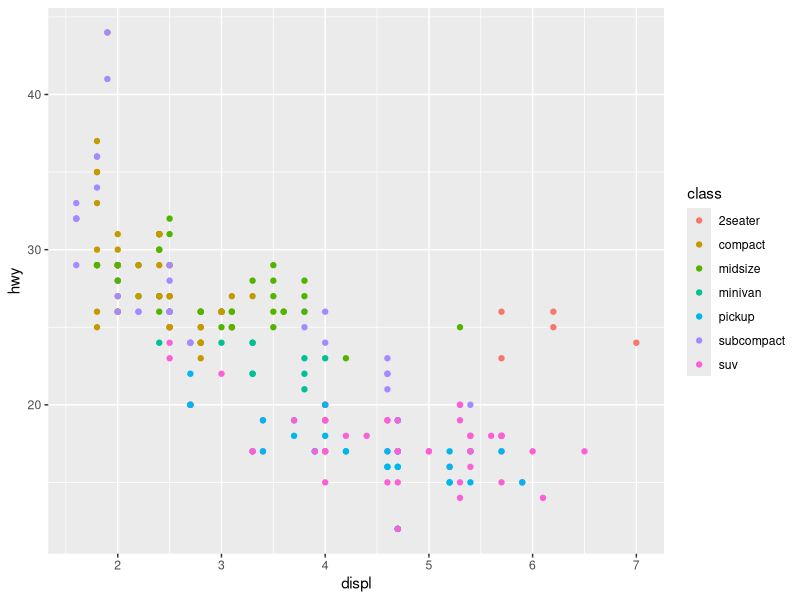
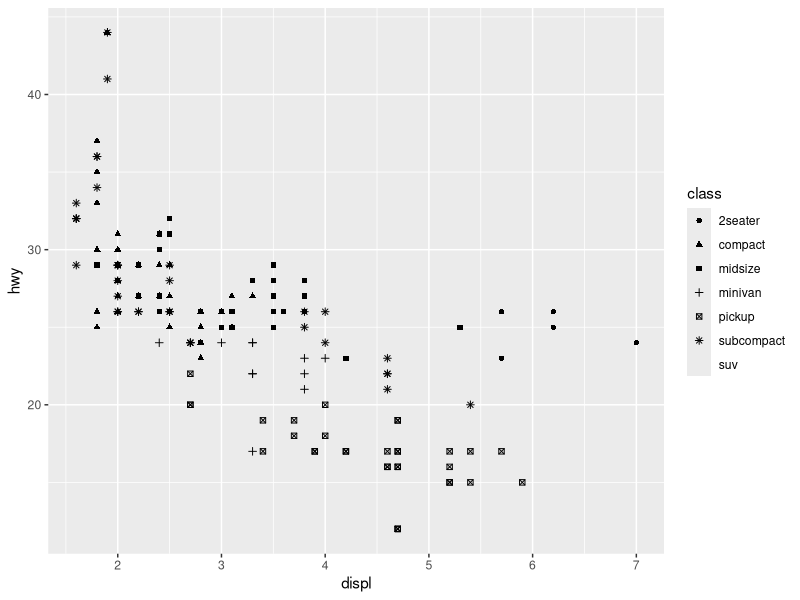
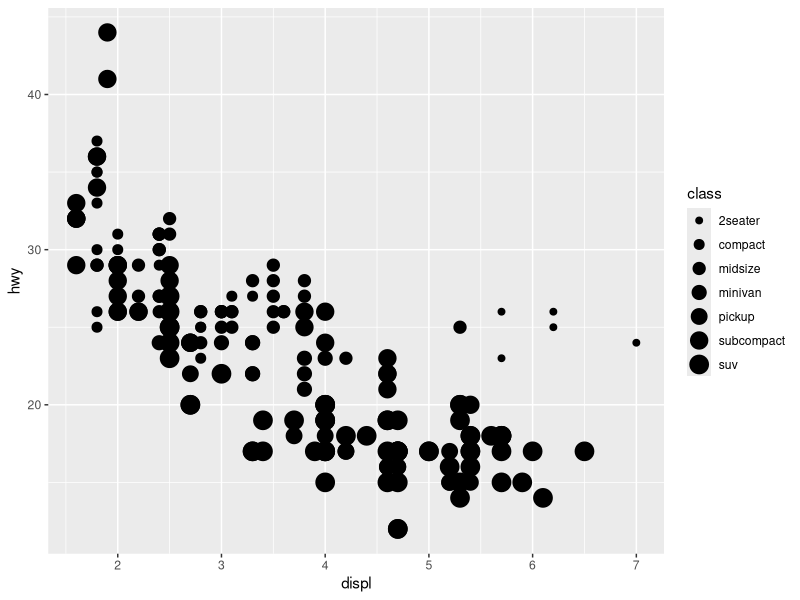
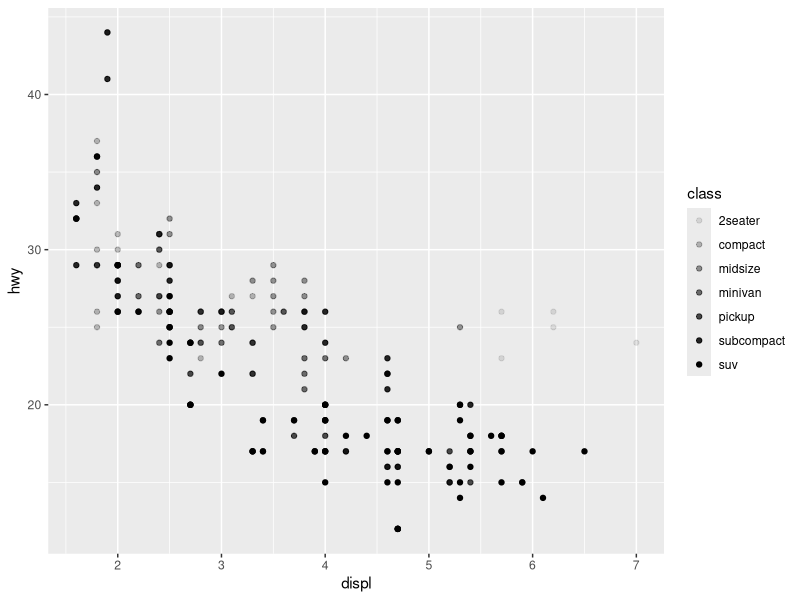
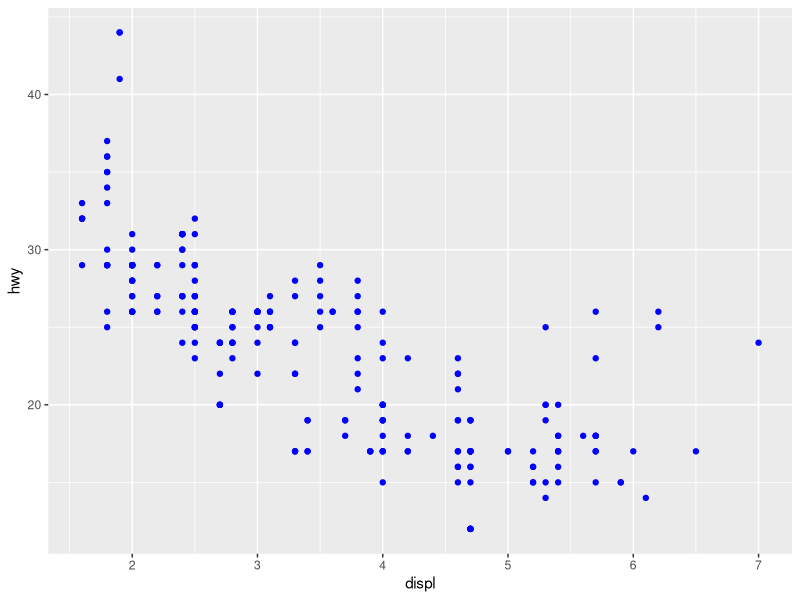
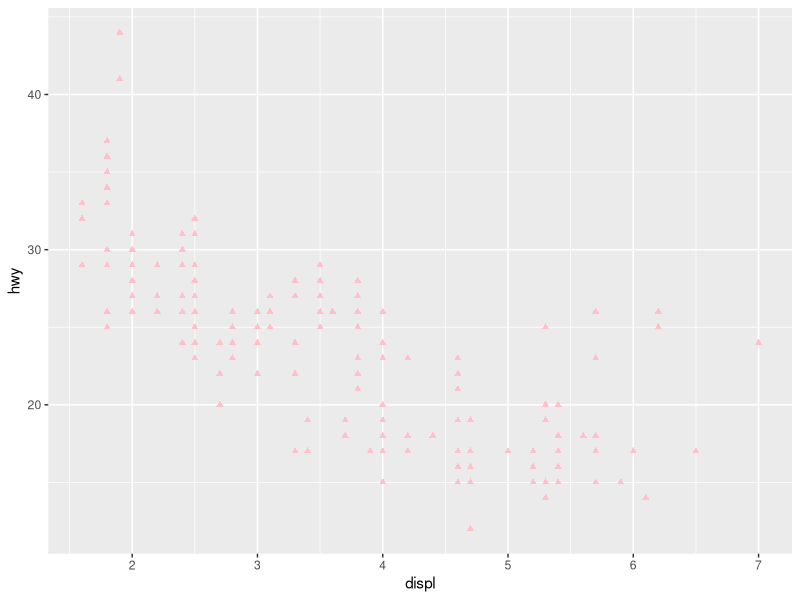
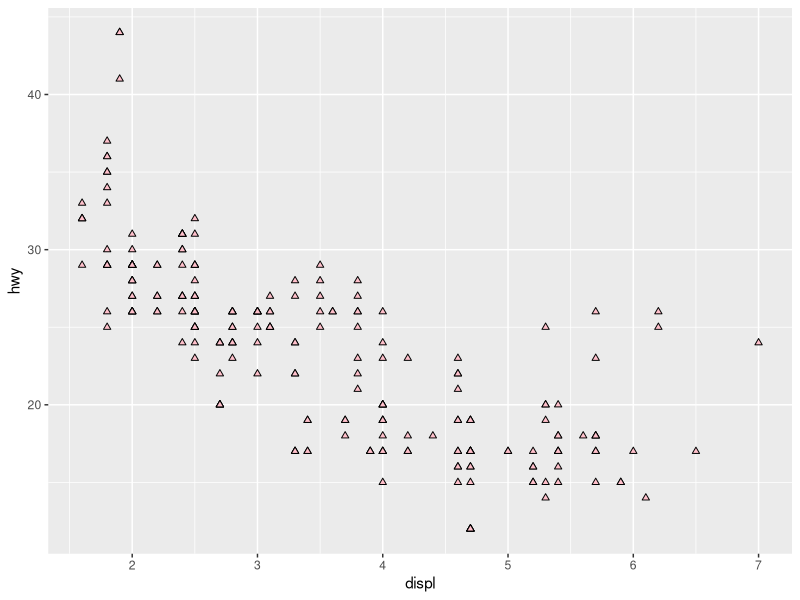
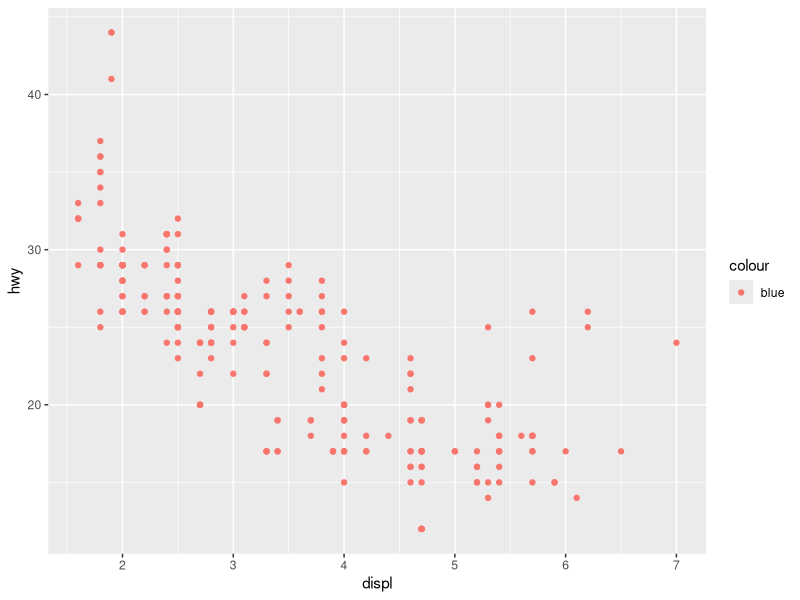

These charts were generated, in order, by the following R code:
library("tidyverse")

# plots showing relationship between engine size (displacement), highway fuel efficiency, and type of car
ggplot(mpg, aes(x = displ, y = hwy, color = class)) +
  geom_point()

ggplot(mpg, aes(x = displ, y = hwy, shape = class)) +
  geom_point()
# ggplot represents first 6 values with shapes by default, leaving other values unplotted
# provides warning with number of rows with unplotted characteristics

# size and alpha are not recommended for discrete variables like class
# since they are better suited for representing ranked values
ggplot(mpg, aes(x = displ, y = hwy, size = class)) + 
  geom_point()
ggplot(mpg, aes(x = displ, y = hwy, alpha = class)) +
  geom_point()

# visual properties of geom can be specified outside of aes(), i.e. independent of variables
# color, size of points, and shape can be specified (25 shapes with different color/fill interactions)
ggplot(mpg, aes(x = displ, y = hwy)) + 
  geom_point(color = "blue")

# -------------------------------------------------------------------------

# 1. Create a scatterplot of hwy vs displ where the points are filled in pink triangles.
ggplot(mpg, aes(x = displ, y = hwy)) +
  geom_point(color = "pink", shape = 17)
# shape 17 is solid triangle filled with color
ggplot(mpg, aes(x = displ, y = hwy)) +
  geom_point(fill = "pink", shape = 24)
# shape 24 is filled triangle with color border


# 2. Why did the following code not result in a plot with blue points?
ggplot(mpg) + 
  geom_point(aes(x = displ, y = hwy, color = "blue"))
# color is specified within aes(), so it is mapped to the variable "blue"
ggplot(mpg) + 
  geom_point(aes(x = displ, y = hwy), color = "blue")


# 3. What does the stroke aesthetic do? What shapes does it work with?
?geom_point
ggplot(mpg, aes(x = displ, y = hwy)) + 
  geom_point(aes(color = class), shape = 4, stroke = 2)
# stroke changes the border thickness, works for all shapes
# but best used with hollow shapes 0-14 or filled shapes 21-24 when fill argument is specified


# 4. What happens if you map an aesthetic to something other than a variable name,
# like aes(color = displ < 5)? Note, you'll also need to specify x and y.
ggplot(mpg, aes(x = displ, y = hwy)) + 
  geom_point(aes(color = displ < 5))
# aesthetics like color and shape can be mapped to booleans
# mapping x or y to a boolean reduces that axis to True and False
